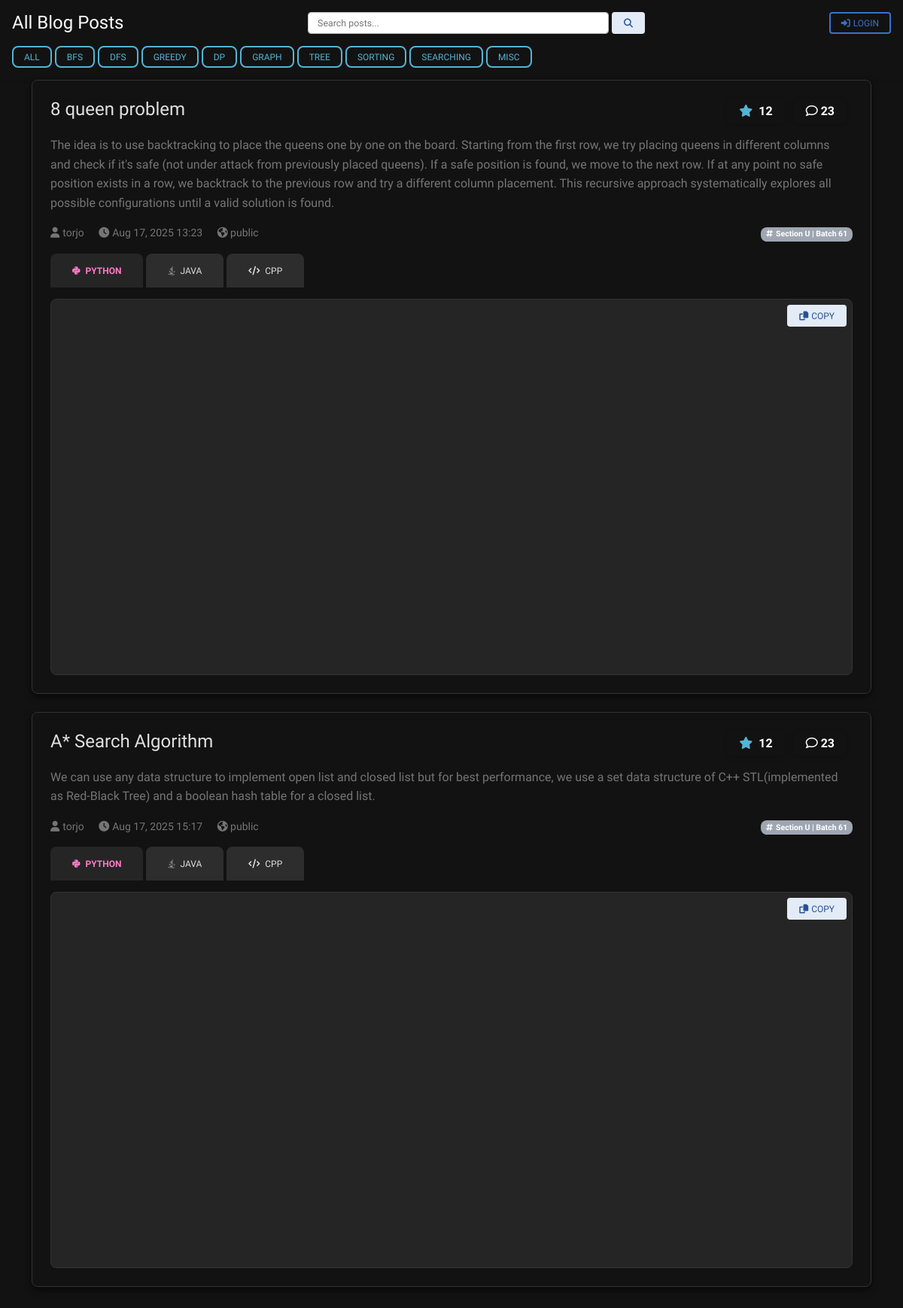
Page /blog/posts/ on the committed database.
### blog/models.py (models this page shows, shortened)
class Post(models.Model):
    title = models.CharField(max_length=500)
    description = models.TextField(blank=True, null=True)
    author = models.ForeignKey(User, on_delete=models.CASCADE, default=1)  # default user id 1
    created_at = models.DateTimeField(auto_now_add=True)

class CodeBlock(models.Model):
    post = models.ForeignKey(Post, related_name="code_blocks", on_delete=models.CASCADE)
    language = models.CharField(
        max_length=20,
        choices=LANGUAGE_CHOICES,
        blank=False,
        null=False
    )
    code = models.TextField()

### blog/views.py (the view)
# urls.py: path('posts/', views.all_posts, name='all_posts'),
def all_posts(request):
    posts = Post.objects.all()
    languages = ['python', 'java', 'cpp']
    post_list = []
    for post in posts:
        code_list = []
        for lang in languages:
            cb = post.code_blocks.filter(language=lang).first()
            code = cb.code if cb else None
            code_list.append({'language': lang, 'code': code})
        post_list.append({'post': post, 'codes': code_list})
    return render(request, 'blog/all_posts.html', {'post_list': post_list})

### blog/templates/blog/all_posts.html (shortened to what this page needs)
<!DOCTYPE html>
<html lang="en">
<head>
  <link href="https://cdnjs.cloudflare.com/ajax/libs/mdb-ui-kit/6.4.0/mdb.min.css" rel="stylesheet" />
  <link href="https://cdnjs.cloudflare.com/ajax/libs/font-awesome/6.4.0/css/all.min.css" rel="stylesheet" />
</head>
<body class="pb-5">
  <div class="blog-header p-3 rounded shadow-sm">
    <div class="d-flex justify-content-between align-items-center mb-2">
      <h4 class="blog-title mb-0 text-light">
        All Blog Posts
      </h4>
      <form class="search-bar d-flex align-items-center" action="" method="get">
        <input type="search" name="q" class="form-control form-control-sm me-1" placeholder="Search posts..."
          style="width: 400px;">
        <button class="btn btn-secondary btn-sm" type="submit"><i class="fas fa-search"></i></button>
      </form>
      <div class="user-section">
        {% if user.is_authenticated %}
        <div class="dropdown">
          <button class="btn rounded-pill btn-sm dropdown-toggle" type="button" id="userDropdown"
            data-mdb-toggle="dropdown" aria-expanded="false">
            <i class="fas fa-user me-1"></i>{{ user.username }}
          </button>
          <ul class="dropdown-menu dropdown-menu-end shadow" aria-labelledby="userDropdown">
            <li><a class="dropdown-item" href="#">Profile</a></li>
            <li><a class="dropdown-item" href="#">Logout</a></li>
          </ul>
        </div>
        {% else %}
        <a href="#" class="btn btn-outline-primary btn-sm">
          <i class="fas fa-sign-in-alt me-1"></i>Login
        </a>
        {% endif %}
      </div>
    </div>
    <div class="d-flex flex-wrap align-items-center justify-content-between gap-2 mt-2">
      <div class="tag-list d-flex flex-wrap gap-1 mt-2">
        <a href="#" class="btn btn-outline-info btn-sm rounded-pill">All</a>
        <a href="#" class="btn btn-outline-info btn-sm rounded-pill">BFS</a>
        <a href="#" class="btn btn-outline-info btn-sm rounded-pill">DFS</a>
        <a href="#" class="btn btn-outline-info btn-sm rounded-pill">Greedy</a>
        <a href="#" class="btn btn-outline-info btn-sm rounded-pill">DP</a>
        <a href="#" class="btn btn-outline-info btn-sm rounded-pill">Graph</a>
        <a href="#" class="btn btn-outline-info btn-sm rounded-pill">Tree</a>
        <a href="#" class="btn btn-outline-info btn-sm rounded-pill">Sorting</a>
        <a href="#" class="btn btn-outline-info btn-sm rounded-pill">Searching</a>
        <a href="#" class="btn btn-outline-info btn-sm rounded-pill">Misc</a>
      </div>
    </div>
  </div>
  <div class="container ">
    <div class="row">
      {% if post_list %}
      {% for item in post_list %}
      <div class="col-lg-12">
        <article class="card-custom p-4 mb-4">
          <div class="title d-flex justify-content-between align-items-center mb-3">
            <h4 class="mb-1">{{ item.post.title }}</h4>
            <div class="reacted d-flex align-items-center gap-2">
              <span class="badge rounded-pill me-1 px-3 py-2 fs-6">
                <i class="fa-solid fa-star text-info me-2"></i></i>12
              </span>
              <span class="badge  rounded-pill me-2 px-3 py-2 fs-6">
                <i class="fa-sharp fa-regular fa-comment ma-2"></i> 23
              </span>
            </div>
          </div>
          {% if item.post.description %}
          <p class="mb-3 text-muted">{{ item.post.description }}</p>
          {% endif %}
          <div class="mb-3 small text-muted d-flex align-items-center justify-content-between">
            <div class="post-info">
              <span class="me-3"><i class="fas fa-user me-1"></i>{{ item.post.author.username }}</span>
              <span class="me-3"><i class="fas fa-clock me-1"></i>{{ item.post.created_at|date:"M d, Y H:i" }}</span>
              <span> <i class="fa-solid fa-earth-americas"></i> public</span>
            </div>
            <div class="channel-info">
              <span class="badge bg-secondary rounded-pill ms-2">
                <i class="fas fa-hashtag me-1"></i>Section U | Batch 61
            </div>
          </div>
          <ul class="nav nav-tabs" id="tab-{{ item.post.id }}" role="tablist">
            {% for code in item.codes %}
            <li class="nav-item" role="presentation">
              <button class="nav-link {% if forloop.first %}active{% endif %}"
                id="tab-{{ code.language }}-{{ item.post.id }}" data-mdb-toggle="tab"
                data-mdb-target="#{{ code.language }}-{{ item.post.id }}" type="button" role="tab">
                {% if code.language == 'python' %}
                <i class="fab fa-python me-1"></i>
                {% elif code.language == 'java' %}
                <i class="fab fa-java me-1"></i>
                {% elif code.language == 'cpp' %}
                <i class="fas fa-code me-1"></i>
                {% endif %}
                {{ code.language|title }}
              </button>
            </li>
            {% endfor %}
          </ul>
          <div class="tab-content mt-3">
            {% for code in item.codes %}
            <div class="tab-pane fade {% if forloop.first %}show active{% endif %}"
              id="{{ code.language }}-{{ item.post.id }}" role="tabpanel">
              {% if code.code %}
              <div class="position-relative mt-3">
                <button class="btn btn-secondary btn-sm position-absolute top-0 end-0 mt-2 me-2 ripple-surface"
                  style="z-index: 10;" onclick="copyCode(this)">
                  <i class="fas fa-copy me-1"></i>Copy
                </button>
                <div id="monaco-{{ code.language }}-{{ item.post.id }}" class="monaco-editor-container"
                  data-language="{{ code.language }}" data-code="{{ code.code }}">
                </div>
              </div>
              {% else %}
              <div class="text-muted text-center p-4">
                <p>No {{ code.language|title }} code available for this post.</p>
              </div>
              {% endif %}
            </div>
            {% endfor %}
          </div>
        </article>
      </div>
      {% endfor %}
    {% endif %}
  </div>
</body>
</html>

### blog/templates/blog/all_posts.html (style rules this page uses)
:root { --primary-color: #4ecdd1; --secondary-color: #bd93f9; --dark-bg: #1e1e1e; --darker-bg: #121212; --light-bg: #252526; --lighter-bg: #2d2d2d; --text-color: #e0e0e0; --text-muted: #858585; --text-accent: #4ecdd1; --accent-color: #ff79c6; --border-color: #333333; --success-color: #50fa7b; --info-color: #8be9fd; --warning-color: #f1fa8c; --danger-color: #ff5555; }
body { background-color: var(--darker-bg); color: var(--text-color); font-family: 'Raleway', sans-serif; }
.card-custom { background-color: var(--darker-bg); border: 1px solid var(--border-color); border-radius: 8px; box-shadow: 0 4px 10px rgba(0, 0, 0, 0.6); }
.nav-tabs .nav-link { color: var(--text-color); background-color: var(--lighter-bg); border: none; border-radius: 0.5rem 0.5rem 0 0; margin-right: 0.25rem; }
.nav-tabs .nav-link.active { background-color: var(--light-bg); color: var(--accent-color); font-weight: bold; }
.monaco-editor-container { height: 500px; border-radius: 0.5rem; background-color: var(--light-bg); margin-top: 1rem; overflow: hidden; border: 1px solid var(--border-color); }
.rounded-pill { border-radius: 8px !important; }
.reacted .badge { font-size: 1rem; border-radius: 999px; box-shadow: 0 2px 6px rgba(0, 0, 0, 0.15); }

### rows in the picture
Post: post "8 queen problem", post.description "The idea is to use backtracking to place the queens one by one on the board. Starting from the first row, we try placing queens in different columns and check if it's safe (not under attack from previously placed queens). If a safe position is found, we move to the next row. If at any point no safe position exists in a row, we backtrack to the previous row and try a different column placement. This recursive approach systematically explores all possible configurations until a valid solution is found.", post.author.username "torjo", post.created_at "Aug 17, 2025 13:23", language "PYTHON" "JAVA" "CPP"
Post: post "A* Search Algorithm", post.description "We can use any data structure to implement open list and closed list but for best performance, we use a set data structure of C++ STL(implemented as Red-Black Tree) and a boolean hash table for a closed list.", post.author.username "torjo", post.created_at "Aug 17, 2025 15:17", language "PYTHON" "JAVA" "CPP"
